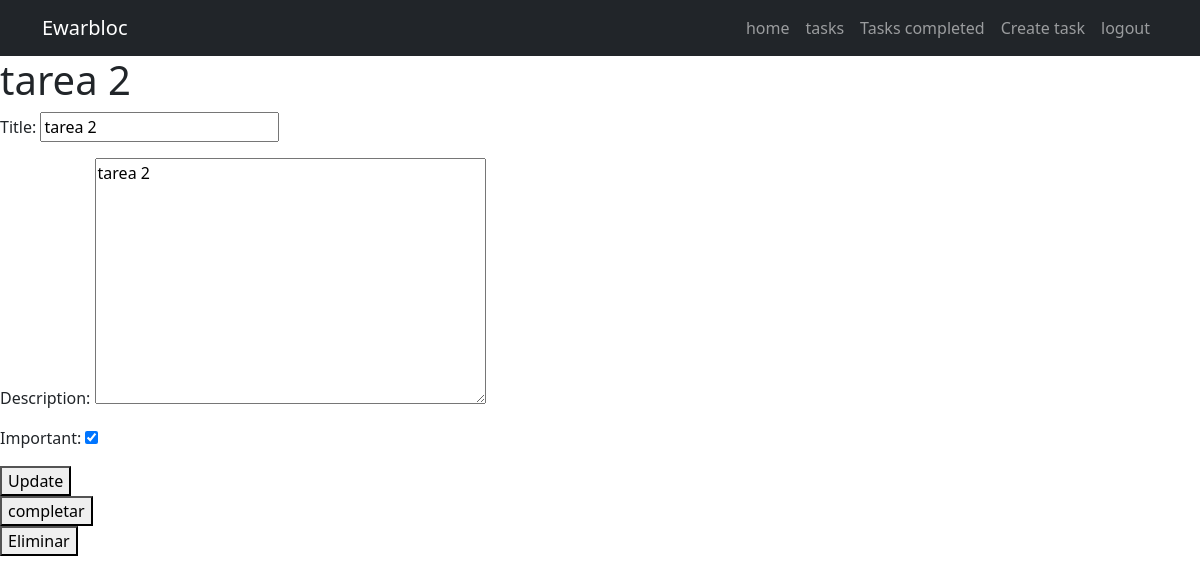
Page /tasks/details/14 (signed in) on the committed database.
### tasks/models.py (models this page shows, shortened)
class Task(models.Model):
    title = models.CharField(max_length=200)
    description = models.TextField(blank=True)
    created = models.DateTimeField(auto_now_add=True)
    datecompleted = models.DateTimeField(blank=True,null=True)
    important = models.BooleanField(default=False)
    user = models.ForeignKey(User,on_delete=models.CASCADE)

### tasks/views.py (the view, shortened to what this page needs)
# urls.py: path('tasks/details/<int:id>',views.task_details,name="task_details"),
@login_required
def task_details(request, id):
    if request.method == "GET":
        task = get_object_or_404(Task,pk=id, user=request.user)
        form = TaskForm(instance=task)
        return render(request, "tasks_detail.html", {
            'task': task,
            'form': form
        })

### tasks/form.py
class TaskForm(ModelForm):
    class Meta:
        model = Task
        fields = ['title', 'description','important']

### tasks/templates/tasks_detail.html (shortened to what this page needs)
{% extends 'base.html' %}
{% block content %}
<h1>{{task.title}}</h1>
<form method="post">
    {{form.as_p}}
    <button>Update</button>
</form>
<form action="{% url 'task_completed' task.id %}" method="post">
    <button>completar</button>
</form>
<form action="{% url 'task_deleted' task.id %}" method="post">
    <button>Eliminar</button>
</form>
{% endblock content %}

### rows in the picture
Task: title "tarea 2", description "tarea 2", important "☑"
